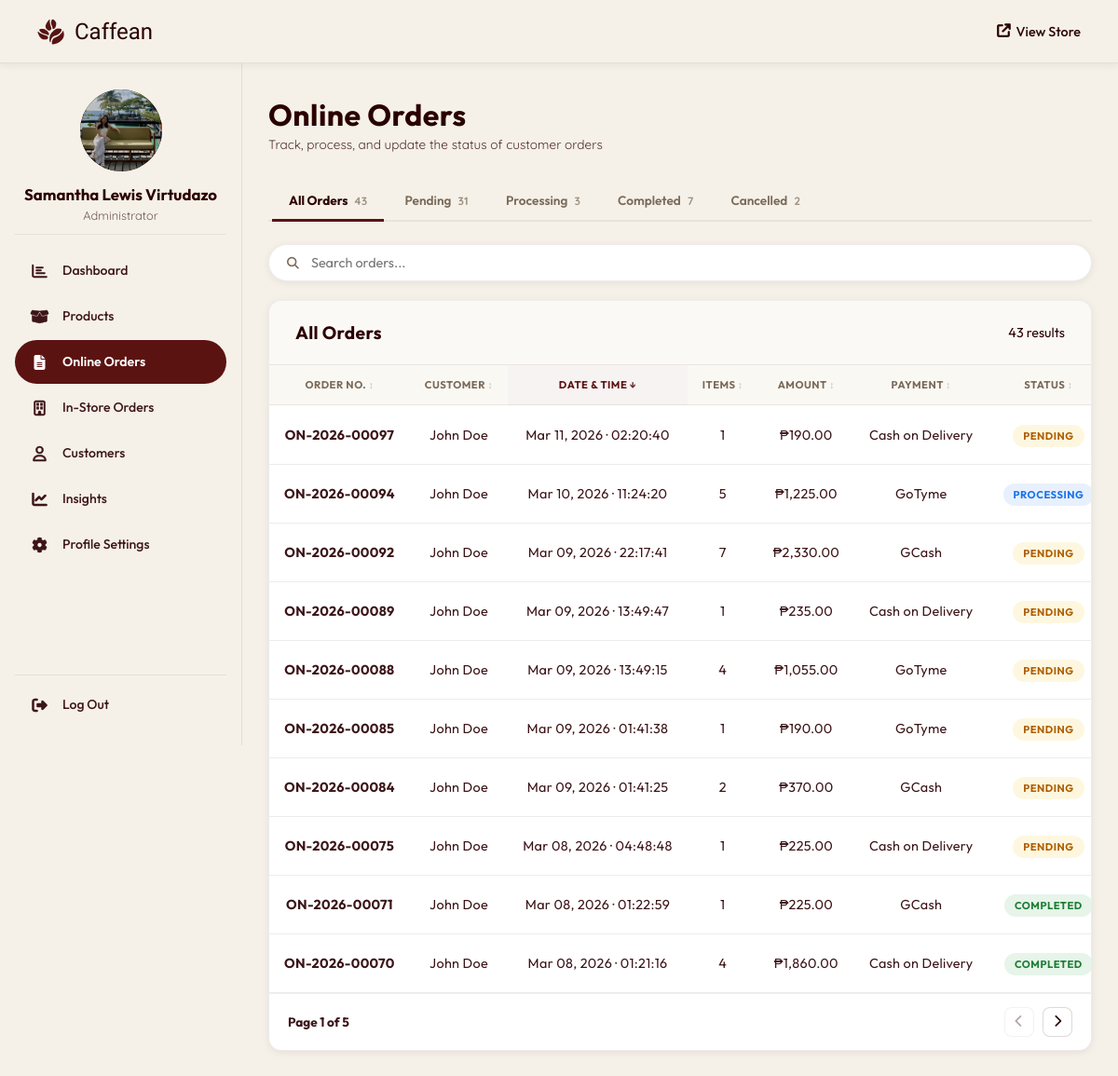
The app's page /admin/orders.php (signed in), older data.
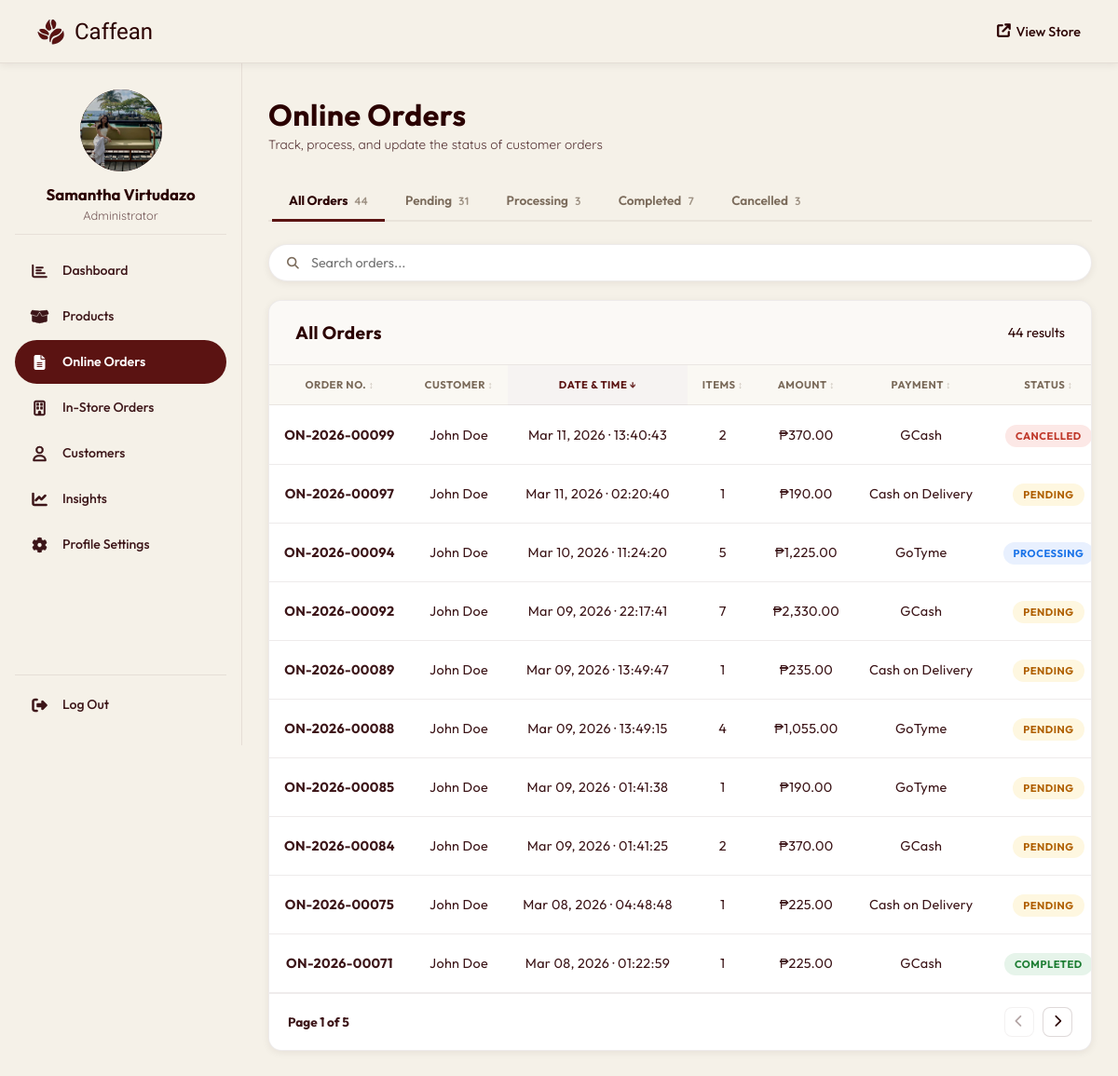
The same page, newer data.
### tables this page shows
CREATE TABLE `users` (
  `user_id` int(11) NOT NULL,
  `full_name` varchar(100) NOT NULL,
  `email` varchar(100) NOT NULL,
  `mobile_number` varchar(15) DEFAULT NULL,
  `profile_image` varchar(255) DEFAULT NULL,
  `house_unit` varchar(100) DEFAULT NULL,
  `street_name` varchar(100) DEFAULT NULL,
  `barangay` varchar(100) DEFAULT NULL,
  `city_municipality` varchar(100) DEFAULT NULL,
  `province` varchar(100) DEFAULT NULL,
  `zip_code` varchar(10) DEFAULT NULL,
  `password` varchar(255) NOT NULL,
  `role` enum('admin','customer') DEFAULT 'customer',
  `created_at` timestamp NOT NULL DEFAULT current_timestamp()
);

CREATE TABLE `orders` (
  `order_id` int(11) NOT NULL,
  `order_number` varchar(20) NOT NULL DEFAULT '' COMMENT 'Human-readable receipt number (e.g. PC-2026-00001)',
  `user_id` int(11) DEFAULT NULL,
  `order_date` datetime DEFAULT current_timestamp(),
  `total_amount` decimal(10,2) NOT NULL,
  `status` enum('pending','processing','completed','cancelled') DEFAULT 'pending',
  `payment_method` varchar(50) NOT NULL,
  `delivery_address` text NOT NULL,
  `created_at` timestamp NOT NULL DEFAULT current_timestamp(),
  `mobile_number` varchar(20) DEFAULT NULL,
  `order_type` enum('delivery','pickup') NOT NULL DEFAULT 'delivery',
  `house_unit` varchar(100) DEFAULT NULL,
  `street_name` varchar(150) DEFAULT NULL,
  `barangay` varchar(100) DEFAULT NULL,
  `city_municipality` varchar(100) DEFAULT NULL,
  `province` varchar(100) DEFAULT NULL,
  `zip_code` varchar(10) DEFAULT NULL,
  `delivery_notes` text DEFAULT NULL,
  `pickup_branch` varchar(100) DEFAULT NULL,
  `pickup_date` date DEFAULT NULL,
  `pickup_time` time DEFAULT NULL,
  `is_kiosk` tinyint(1) NOT NULL DEFAULT 0,
  `kiosk_order_type` enum('dine_in','take_out') DEFAULT NULL,
  `customer_name` varchar(100) DEFAULT NULL
);

### admin/orders.php (the view, shortened to what this page needs)
<?php
require_once '../php/db_connection.php';
function fmt_id($prefix, $id, $date_str = null)
{
  $year = $date_str ? date('Y', strtotime($date_str)) : date('Y');
  return $prefix . '-' . $year . '-' . str_pad($id, 5, '0', STR_PAD_LEFT);
}
$status_filter = $_GET['status'] ?? 'all';
$base_where    = "(o.is_kiosk = 0 OR o.is_kiosk IS NULL)";
$where_clause  = $base_where;
$counts = ['all' => 0, 'pending' => 0, 'processing' => 0, 'completed' => 0, 'cancelled' => 0];
$c_res  = mysqli_query($conn, "SELECT status, COUNT(*) AS count FROM orders WHERE (is_kiosk = 0 OR is_kiosk IS NULL) GROUP BY status");
while ($r = mysqli_fetch_assoc($c_res)) {
  $counts[$r['status']] = $r['count'];
  $counts['all']       += $r['count'];
}
$orders_raw = mysqli_query(
  $conn,
  "SELECT o.*,
            COALESCE(u.full_name, o.customer_name, 'Guest') AS full_name,
            COALESCE(u.email, '') AS email,
            (SELECT SUM(quantity) FROM order_items WHERE order_id = o.order_id) AS total_items
     FROM orders o
     LEFT JOIN users u ON o.user_id = u.user_id
     WHERE $where_clause
     ORDER BY o.order_date DESC"
);
$total_orders = mysqli_num_rows($orders_raw);
$orders_map = [];
while ($o = mysqli_fetch_assoc($orders_raw)) {
  $o['items']            = [];
  $orders_map[$o['order_id']] = $o;
}
if (!empty($orders_map)) {
  $ids       = implode(',', array_map('intval', array_keys($orders_map)));
  $items_res = mysqli_query(
    $conn,
    "SELECT oi.order_id, oi.quantity, oi.price_at_time AS price, p.name AS product_name
         FROM order_items oi
         JOIN products p ON oi.product_id = p.product_id
         WHERE oi.order_id IN ($ids)"
  );
  while ($item = mysqli_fetch_assoc($items_res)) {
    $orders_map[$item['order_id']]['items'][] = $item;
  }
}
include 'includes/header.php';
?>
<div class="page-header">
  <div class="page-header-text">
    <h1>Online Orders</h1>
    <p>Track, process, and update the status of customer orders</p>
  </div>
</div>
<div class="admin-tabs">
  <a href="?status=all" class="tab <?= $status_filter === 'all'        ? 'active' : '' ?>">All Orders <span class="tab-count"><?= $counts['all']        ?></span></a>
  <a href="?status=pending" class="tab <?= $status_filter === 'pending'    ? 'active' : '' ?>">Pending <span class="tab-count"><?= $counts['pending']    ?></span></a>
  <a href="?status=processing" class="tab <?= $status_filter === 'processing' ? 'active' : '' ?>">Processing <span class="tab-count"><?= $counts['processing'] ?></span></a>
  <a href="?status=completed" class="tab <?= $status_filter === 'completed'  ? 'active' : '' ?>">Completed <span class="tab-count"><?= $counts['completed']  ?></span></a>
  <a href="?status=cancelled" class="tab <?= $status_filter === 'cancelled'  ? 'active' : '' ?>">Cancelled <span class="tab-count"><?= $counts['cancelled']  ?></span></a>
</div>
<div class="toolbar">
  <div class="search-box">
    <span class="search-icon"><i class="fas fa-search"></i></span>
    <input type="text" id="ordersSearch" placeholder="Search orders..." />
  </div>
</div>
<div class="card">
  <div class="card-header">
    <h2><?= ucfirst($status_filter) ?> Orders</h2>
    <span class="card-count"><?= $total_orders ?> result<?= $total_orders !== 1 ? 's' : '' ?></span>
  </div>
  <table class="admin-table" id="ordersTable">
    <thead>
      <tr>
        <th data-sort="text">Order No.</th>
        <th data-sort="text">Customer</th>
        <th data-sort="date">Date &amp; Time</th>
        <th data-sort="number">Items</th>
        <th data-sort="number">Amount</th>
        <th data-sort="text">Payment</th>
        <th data-sort="status">Status</th>
      </tr>
    </thead>
    <tbody>
      <?php if ($total_orders === 0): ?>
        <tr class="empty-row">
          <td colspan="8">
            <div class="empty-state">
              <i class="fas fa-inbox"></i>
              <p>No orders found</p>
            </div>
          </td>
        </tr>
      <?php else: ?>
        <?php foreach ($orders_map as $o): ?>
          <tr>
            <td class="td-id"><?= fmt_id('ON', $o['order_id'], $o['order_date']) ?></td>
            <td><?= htmlspecialchars($o['full_name']) ?></td>
            <td><?= date('M d, Y · H:i:s', strtotime($o['order_date'])) ?></td>
            <td><?= $o['total_items'] ?? 0 ?></td>
            <td class="td-amount">&#8369;<?= number_format($o['total_amount'], 2) ?></td>
            <td><?= htmlspecialchars($o['payment_method']) ?></td>
            <td>
              <span class="badge badge-<?= strtolower($o['status']) ?>">
                <?= ucfirst($o['status']) ?>
              </span>
            </td>
          </tr>
        <?php endforeach; ?>
      <?php endif; ?>
    </tbody>
  </table>
  <div id="ordersTable-pagination" class="admin-pagination">
    <span class="page-info">Page 1 of 1</span>
    <div class="page-btns">
      <button class="btn-page btn-prev"><i class="fas fa-chevron-left"></i></button>
      <button class="btn-page btn-next"><i class="fas fa-chevron-right"></i></button>
    </div>
  </div>
</div>
<?php include 'includes/footer.php'; ?>

### admin/includes/header.php (shortened to what this page needs)
<?php
$admin_name    = isset($_SESSION['full_name']) ? htmlspecialchars($_SESSION['full_name']) : 'Admin';
$admin_initial = strtoupper(substr($admin_name, 0, 1));
$current_page  = basename($_SERVER['PHP_SELF']);
$admin_avatar_src = '';
if (isset($_SESSION['user_id'])) {
    $a_stmt = mysqli_prepare($conn, "SELECT profile_image, email FROM users WHERE user_id = ?");
    mysqli_stmt_bind_param($a_stmt, 'i', $_SESSION['user_id']);
    mysqli_stmt_execute($a_stmt);
    $a_row = mysqli_fetch_assoc(mysqli_stmt_get_result($a_stmt));
    if (!empty($a_row['profile_image'])) {
        $admin_avatar_src = BASE_URL . '/' . htmlspecialchars($a_row['profile_image']);
    }
}
$page_css_map = [
    'dashboard.php'        => 'dashboard.css',
    'products.php'         => 'products.css',
    'orders.php'           => 'orders.css',
    'instore_orders.php'   => 'orders.css',
    'customers.php'        => 'customers.css',
    'insights.php'         => 'dashboard.css',
    'profile_settings.php' => null,
];
$page_css_file = $page_css_map[$current_page] ?? null;
?>
<!DOCTYPE html>
<html lang="en">
<head>
  <link rel="stylesheet" href="<?= BASE_URL ?>/admin/assets/css/admin.css?v=<?= time() ?>" />
  <?php if ($page_css_file): ?>
    <link rel="stylesheet" href="<?= BASE_URL ?>/admin/assets/css/<?= $page_css_file ?>?v=<?= time() ?>" />
  <?php endif; ?>
  <link rel="stylesheet" href="https://cdnjs.cloudflare.com/ajax/libs/font-awesome/6.4.0/css/all.min.css" />
  <link rel="stylesheet" href="https://cdn.jsdelivr.net/npm/bootstrap-icons@1.11.3/font/bootstrap-icons.min.css" />
</head>
<body>
  <nav class="admin-navbar">
    <div class="admin-nav-inner">
      <a href="<?= BASE_URL ?>/admin/dashboard.php" class="admin-brand">
        <img src="<?= BASE_URL ?>/images/coffee_beans_logo.png" alt="Caffean" />
        <span>Caffean</span>
      </a>
      <div class="nav-right">
        <a href="<?= BASE_URL ?>/" target="_blank" class="btn-ghost">
          <i class="fas fa-arrow-up-right-from-square"></i> View Store
        </a>
      </div>
    </div>
  </nav>
  <div class="admin-body">
    <aside class="admin-sidebar">
      <div class="admin-sidebar-profile">
        <div class="admin-avatar-wrap">
          <?php if ($admin_avatar_src): ?>
            <img src="<?= $admin_avatar_src ?>" alt="Profile" class="admin-sidebar-avatar" id="adminAvatarPreview" />
          <?php else: ?>
            <div class="admin-sidebar-avatar" id="adminAvatarInitial"><?= $admin_initial ?></div>
          <?php endif; ?>
        </div>
        <div class="admin-sidebar-info">
          <h2><?= $admin_name ?></h2>
          <p>Administrator</p>
        </div>
      </div>
      <ul class="sidebar-nav">
        <li>
          <a href="<?= BASE_URL ?>/admin/dashboard.php"
            <?= $current_page === 'dashboard.php' ? 'class="active"' : '' ?>>
            <span class="snav-icon">
              <i class="far fa-chart-bar snav-ic-out"></i>
            </span>
            <span class="snav-text">Dashboard</span>
          </a>
        </li>
        <li>
          <a href="<?= BASE_URL ?>/admin/products.php"
            <?= $current_page === 'products.php' ? 'class="active"' : '' ?>>
            <span class="snav-icon">
              <i class="fas fa-box-open snav-ic-out"></i>
            </span>
            <span class="snav-text">Products</span>
          </a>
        </li>
        <li>
          <a href="<?= BASE_URL ?>/admin/orders.php"
            <?= $current_page === 'orders.php' ? 'class="active"' : '' ?>>
            <span class="snav-icon">
              <i class="fas fa-file-lines snav-ic-fill"></i>
            </span>
            <span class="snav-text">Online Orders</span>
          </a>
        </li>
        <li>
          <a href="<?= BASE_URL ?>/admin/instore_orders.php"
            <?= $current_page === 'instore_orders.php' ? 'class="active"' : '' ?>>
            <span class="snav-icon">
              <i class="far fa-building snav-ic-out"></i>
            </span>
            <span class="snav-text">In-Store Orders</span>
          </a>
        </li>
        <li>
          <a href="<?= BASE_URL ?>/admin/customers.php"
            <?= $current_page === 'customers.php' ? 'class="active"' : '' ?>>
            <span class="snav-icon">
              <i class="far fa-user snav-ic-out"></i>
            </span>
            <span class="snav-text">Customers</span>
          </a>
        </li>
        <li>
          <a href="<?= BASE_URL ?>/admin/insights.php"
            <?= $current_page === 'insights.php' ? 'class="active"' : '' ?>>
            <span class="snav-icon">
              <i class="fas fa-chart-line snav-ic-out"></i>
            </span>
            <span class="snav-text">Insights</span>
          </a>
        </li>
        <li>
          <a href="<?= BASE_URL ?>/admin/profile_settings.php"
            <?= $current_page === 'profile_settings.php' ? 'class="active"' : '' ?>>
            <span class="snav-icon">
              <i class="fas fa-gear snav-ic-out"></i>
            </span>
            <span class="snav-text">Profile Settings</span>
          </a>
        </li>
      </ul>
      <div class="sidebar-logout">
        <a href="<?= BASE_URL ?>/php/logout.php" class="sidebar-logout-btn">
          <span class="snav-icon">
            <i class="fas fa-right-from-bracket"></i>
          </span>
          <span class="snav-text">Log Out</span>
        </a>
      </div>
    </aside>
    <main class="admin-wrapper">

### admin/includes/footer.php (shortened to what this page needs)
  </main>
</div>
</body>
</html>

### admin/assets/css/orders.css (style rules this page uses)
.search-box { max-width: none; }

### admin/includes/header.php (style rules this page uses)
.admin-table th[data-sort]::after { content: ' ↕'; font-size: 0.65rem; opacity: 0.4; }
.admin-table th[data-sort].sort-desc::after { content: ' ↓'; opacity: 0.9; }

Row changes from the older to the newer data that the page shows:
no longer on this page (row unchanged): orders: fmt_id('ON', $o['order_id'], $o['order_date']) "ON-2026-00070", full_name "John Doe", order_date "Mar 08, 2026 · 01:21:16", total_items "4", total_amount "1,860.00", payment_method "Cash on Delivery", status "COMPLETED"
added orders: fmt_id('ON', $o['order_id'], $o['order_date']) "ON-2026-00099", full_name "John Doe", order_date "Mar 11, 2026 · 13:40:43", total_items "2", total_amount "370.00", payment_method "GCash", status "CANCELLED"
Text that changed along with them:
$admin_name: "Samantha Lewis Virtudazo" → "Samantha Virtudazo"
$counts['all']: "43" → "44"
$counts['cancelled']: "2" → "3"
$total_orders: "43" → "44"
